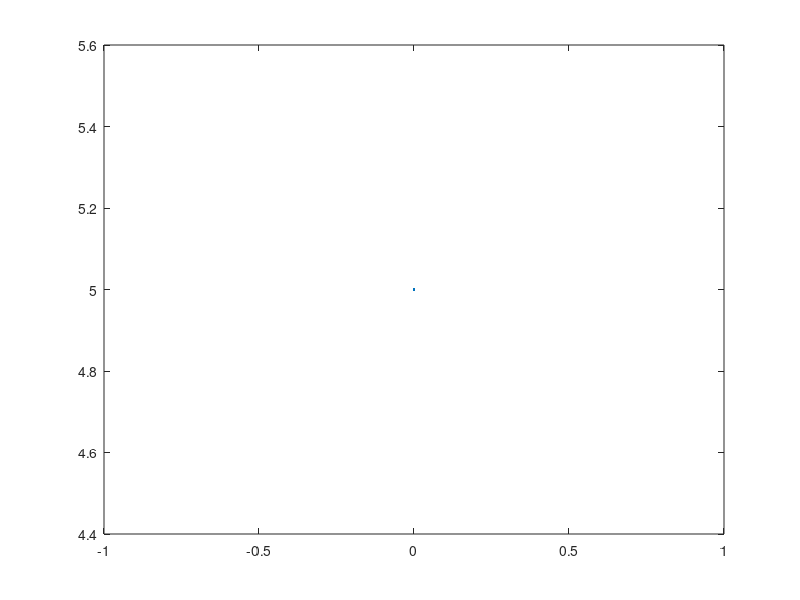

Recreate this plot in MATLAB.
clear;
clc;
 
disp('Entre com o passo');
h=input('');

disp('Entre com a extremidade A');
A=input('');

disp('Entre com a extremidade B');
B=input('');
n=(B-A)/h;

disp('Entre com o valor de 0(0)');
aprox_teta(1)=input('');

disp('Entre com o valor da derivada de 0');
aprox_del_teta(1)=input('');

tempo(1)=0;

for i=2:n
    
    func_teta_a=aprox_del_teta(i-1);
    func_teta_b=(aprox_del_teta(i-1)+(h/2)*func_teta_a);
    teta(i)=aprox_teta(i-1)+h*func_teta_b;
    
    func_del_teta_a=-16.35*sin(aprox_teta(i-1));
    func_del_teta_b=-16.35*sin(aprox_teta(i-1)+(h/2)*func_del_teta_a);
    del_teta(i)=aprox_del_teta(i-1)+h*func_del_teta_b;
    
    aprox_teta(i)=teta(i);
    aprox_del_teta(i)=del_teta(i);
    
    tempo(i)=(i-1)*h;
  
end;

plot(tempo,aprox_teta)

